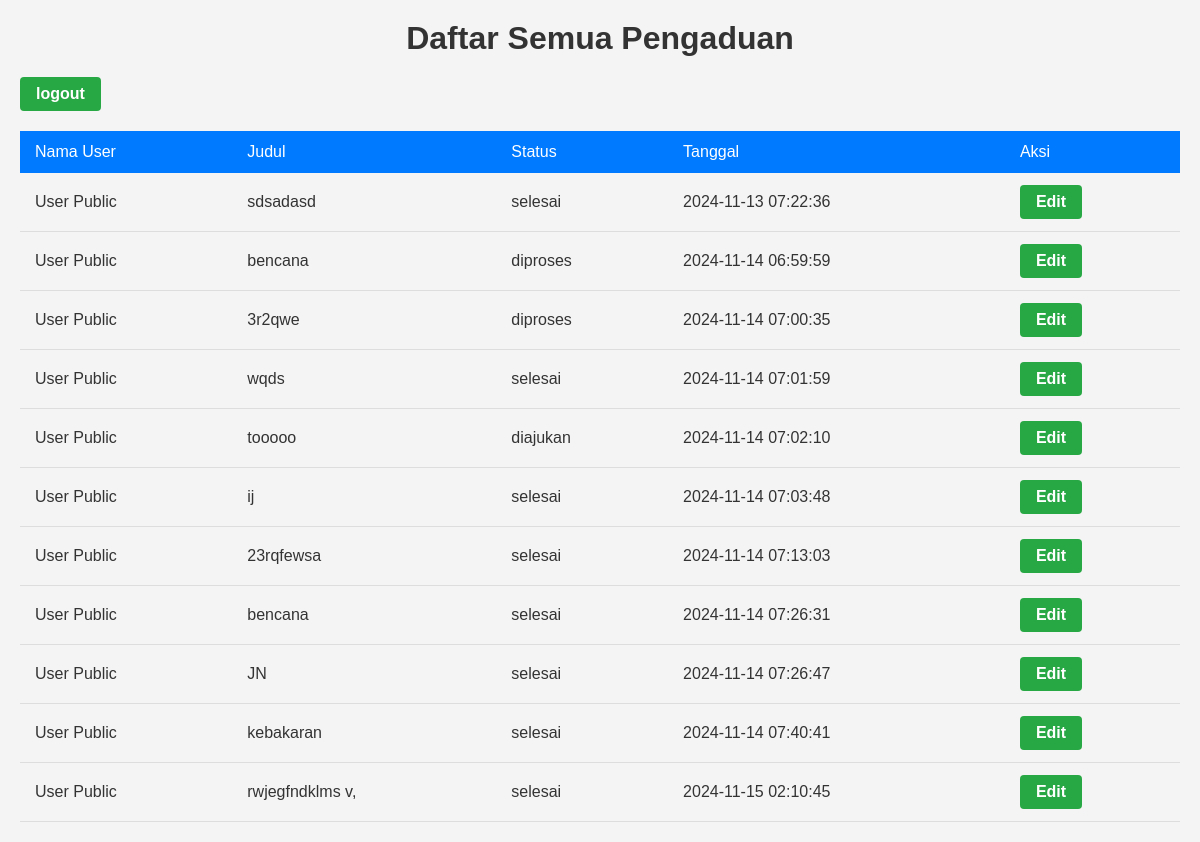
/views/admin_dashboard.php (signed in), run on the app's committed database.
### tables this page shows
CREATE TABLE `Pengaduan` (
  `id_pengaduan` int NOT NULL,
  `id_user` int DEFAULT NULL,
  `judul_pengaduan` varchar(255) DEFAULT NULL,
  `deskripsi` text,
  `status_pengaduan` enum('diajukan','diproses','selesai') DEFAULT 'diajukan',
  `tanggal_pengaduan` timestamp NULL DEFAULT CURRENT_TIMESTAMP
);

CREATE TABLE `User` (
  `id_user` int NOT NULL,
  `nama` varchar(100) DEFAULT NULL,
  `username` varchar(50) DEFAULT NULL,
  `password` varchar(255) DEFAULT NULL,
  `email` varchar(100) DEFAULT NULL,
  `role` enum('public','admin') DEFAULT 'public'
);

### views/admin_dashboard.php (the view, shortened to what this page needs)
<?php
include '../config/database.php';
$sql = "SELECT p.*, u.nama AS nama_user FROM Pengaduan p JOIN User u ON p.id_user = u.id_user";
$stmt = $pdo->prepare($sql);
$stmt->execute();
$pengaduan = $stmt->fetchAll();
?>
<!DOCTYPE html>
<html lang="id">
<head>
  <link rel="stylesheet" href="admins.css">
</head>
<body>
  <h1>Daftar Semua Pengaduan</h1>
  <td>
      <a href="logout.php">logout</a>
  </td>
  <table>
    <thead>
      <tr>
        <th>Nama User</th>
        <th>Judul</th>
        <th>Status</th>
        <th>Tanggal</th>
        <th>Aksi</th>
      </tr>
    </thead>
    <tbody>
      <?php foreach ($pengaduan as $p) { ?>
      <tr>
        <td><?= $p['nama_user']; ?></td>
        <td><?= $p['judul_pengaduan']; ?></td>
        <td><?= $p['status_pengaduan']; ?></td>
        <td><?= $p['tanggal_pengaduan']; ?></td>
        <td>
          <a href="edit_pengaduan.php?id=<?= $p['id_pengaduan']; ?>">Edit</a>
        </td>
      </tr>
      <?php } ?>
    </tbody>
  </table>
</body>
</html>

### views/admins.css (style rules this page uses)
* { margin: 0; padding: 0; box-sizing: border-box; }
body { font-family: Arial, sans-serif; background-color: #f4f4f4; color: #333; padding: 20px; }
h1 { text-align: center; font-size: 2em; margin-bottom: 20px; }
table { width: 100%; border-collapse: collapse; margin-top: 20px; }
th { background-color: #007bff; color: white; padding: 12px 15px; text-align: left; font-weight: normal; }
td { padding: 12px 15px; text-align: left; border-bottom: 1px solid #ddd; }
a { display: inline-block; padding: 8px 16px; background-color: #28a745; color: white; text-decoration: none; border-radius: 4px; font-weight: bold; text-align: center; }

### data on the page
pengaduan: id_user.nama "User Public", judul_pengaduan "sdsadasd", status_pengaduan "selesai", tanggal_pengaduan "2024-11-13 07:22:36"
pengaduan: id_user.nama "User Public", judul_pengaduan "bencana", status_pengaduan "diproses", tanggal_pengaduan "2024-11-14 06:59:59"
pengaduan: id_user.nama "User Public", judul_pengaduan "3r2qwe", status_pengaduan "diproses", tanggal_pengaduan "2024-11-14 07:00:35"
pengaduan: id_user.nama "User Public", judul_pengaduan "wqds", status_pengaduan "selesai", tanggal_pengaduan "2024-11-14 07:01:59"
pengaduan: id_user.nama "User Public", judul_pengaduan "tooooo", status_pengaduan "diajukan", tanggal_pengaduan "2024-11-14 07:02:10"
pengaduan: id_user.nama "User Public", judul_pengaduan "ij", status_pengaduan "selesai", tanggal_pengaduan "2024-11-14 07:03:48"
pengaduan: id_user.nama "User Public", judul_pengaduan "23rqfewsa", status_pengaduan "selesai", tanggal_pengaduan "2024-11-14 07:13:03"
pengaduan: id_user.nama "User Public", judul_pengaduan "bencana", status_pengaduan "selesai", tanggal_pengaduan "2024-11-14 07:26:31"
pengaduan: id_user.nama "User Public", judul_pengaduan "JN", status_pengaduan "selesai", tanggal_pengaduan "2024-11-14 07:26:47"
pengaduan: id_user.nama "User Public", judul_pengaduan "kebakaran", status_pengaduan "selesai", tanggal_pengaduan "2024-11-14 07:40:41"
pengaduan: id_user.nama "User Public", judul_pengaduan "rwjegfndklms v,", status_pengaduan "selesai", tanggal_pengaduan "2024-11-15 02:10:45"
